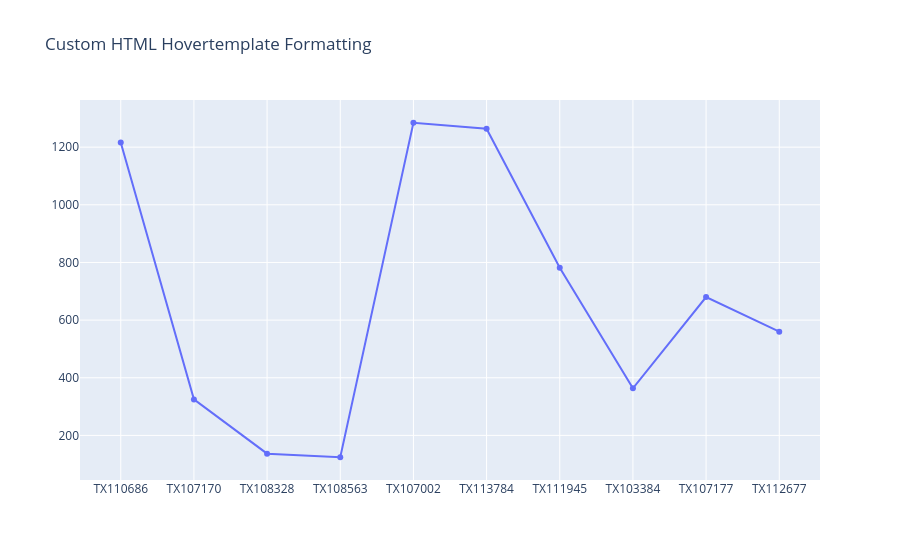

Notebook source saved alongside this figure:
### Markdown cell above
### Custom Tooltip Hover Templates: `hovertemplate`
**Explanation**: Formats interactive hover popups with currency and custom HTML formatting.

**Syntax**: `trace.hovertemplate = '<b>Tx ID:</b> %{x}<br><b>Amount:</b> $%{y:,.2f}<extra></extra>'`

### Code cell
custom_trace = go.Scatter(x=df['transaction_id'].head(10), y=df['transaction_amount'].head(10), mode='markers+lines', hovertemplate='<b>ID:</b> %{x}<br><b>Spend:</b> $%{y:,.2f}<extra></extra>')
fig = go.Figure(data=[custom_trace], layout=go.Layout(title='Custom HTML Hovertemplate Formatting'))
fig.show()
print('Hovertemplate configured.')

### Figure 1 — Plotly figure (JSON) as saved in the notebook; plotly's stock layout.template omitted (floating-point values rounded to 4 significant figures)
{"data": [{"hovertemplate": "<b>ID:</b> %{x}<br><b>Spend:</b> $%{y:,.2f}<extra></extra>", "mode": "markers+lines", "x": ["TX110686", "TX107170", "TX108328", "TX108563", "TX107002", "TX113784", "TX111945", "TX103384", "TX107177", "TX112677"], "y": [1216.0, 325.0, 136.7, 124.2, 1285.0, 1264.0, 781.6, 363.5, 679.9, 559.9], "type": "scatter"}], "layout": {"title": {"text": "Custom HTML Hovertemplate Formatting"}}}
